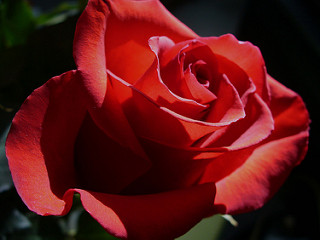
#> input picture dwt/3/394990940_7af082cf8d_n.jpg, 320 x 240 px, found by its file name
$ python 11.py
#> lines starting #> are read from the running program, lines starting #| are printed output that depends on the picture
import pywt
import numpy as np
import cv2
from skimage.metrics import peak_signal_noise_ratio as psnr
import matplotlib.pyplot as plt


# 添加高斯噪声的函数
def add_gaussian_noise(image, mean=0, std=25):
    noise = np.random.normal(mean, std, image.shape).astype(np.float32)
    noisy_image = np.clip(image + noise, 0, 255).astype(np.uint8)
    return noisy_image


# 小波去噪的函数
def wavelet_denoising(noisy_image, wavelet='db1', level=3):
    # 分通道处理
    denoised_channels = []
    for channel in cv2.split(noisy_image):
        # 小波分解
        coeffs = pywt.wavedec2(channel, wavelet=wavelet, level=level)

        # 估计噪声标准差
        detail_coeffs = coeffs[-1][0]  # 使用最后一级细节系数
        noise_std = np.median(np.abs(detail_coeffs)) / 0.6745

        # 计算全局阈值
        def universal_threshold(coeff, noise_std):
            return noise_std * np.sqrt(2 * np.log(coeff.size))

        threshold = universal_threshold(coeffs[0], noise_std)

        # 阈值处理（软阈值）
        def soft_threshold(coeff, threshold):
            return np.sign(coeff) * np.maximum(np.abs(coeff) - threshold, 0)

        denoised_coeffs = [coeffs[0]]  # 保留近似系数
        denoised_coeffs.extend([tuple(soft_threshold(c, threshold) for c in detail) for detail in coeffs[1:]])

        # 小波重构
        denoised_channel = pywt.waverec2(denoised_coeffs, wavelet=wavelet)
        denoised_channel = np.clip(denoised_channel, 0, 255).astype(np.uint8)
        denoised_channels.append(denoised_channel)

    # 合并通道
    denoised_image = cv2.merge(denoised_channels)
    return denoised_image


# 主函数
def main():
    # 读取图像
    image = cv2.imread('/dwt/3/394990940_7af082cf8d_n.jpg')
#> image is the input picture: shape (240, 320, 3); mean B, G, R 20.5, 20.5, 88.8
    if image is None:
        raise FileNotFoundError("Input image not found. Please make sure 'input_image.jpg' exists.")

    # 添加噪声
    noisy_image = add_gaussian_noise(image)
#> in add_gaussian_noise, `noisy_image = np.clip(image + noise, 0, 255).astype(np.uint8)`:
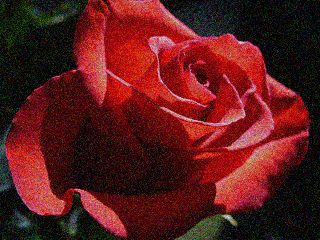
#> noisy_image: shape (240, 320, 3); mean B, G, R 26.2, 26.2, 90.8

    # 小波去噪并实验不同的小波基
    wavelets = ['db5', 'sym5', 'coif5']
    results = []

    for wavelet in wavelets:
        denoised_image = wavelet_denoising(noisy_image, wavelet=wavelet, level=3)
        psnr_value = psnr(image, denoised_image, data_range=255)
        results.append((wavelet, psnr_value, denoised_image))
#> this loop made 3 passes
#> psnr_value on passes 1 to 3: 25.98, 26.11, 26.05
#> pass 1, in main, `denoised_image = wavelet_denoising(noisy_image, wavelet=wavelet, level..`:
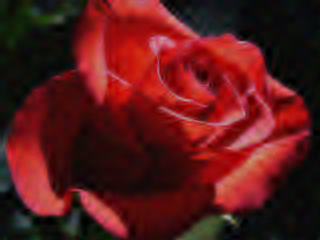
#> denoised_image: shape (240, 320, 3); mean B, G, R 25.7, 25.7, 90.3
#> pass 2, in main, `denoised_image = wavelet_denoising(noisy_image, wavelet=wavelet, level..`:
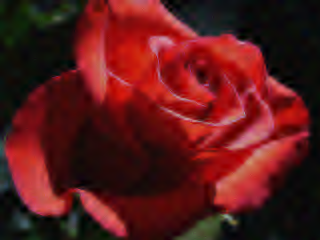
#> denoised_image: shape (240, 320, 3); mean B, G, R 25.7, 25.7, 90.3
#> after the loop, results = 3 items

    # 显示结果
    print("\nResults:")
    for wavelet, psnr_value, _ in results:
        print(f"Wavelet: {wavelet}, PSNR: {psnr_value:.2f}")
#> this loop made 3 passes
#| Wavelet: db5, PSNR: 25.98
#| Wavelet: sym5, PSNR: 26.11
#| Wavelet: coif5, PSNR: 26.05

    # 可视化示例
    fig, axs = plt.subplots(1, len(results) + 2, figsize=(15, 5))
    axs[0].imshow(cv2.cvtColor(image, cv2.COLOR_BGR2RGB))
    axs[0].set_title('Original')
    axs[0].axis('off')

    axs[1].imshow(cv2.cvtColor(noisy_image, cv2.COLOR_BGR2RGB))
    axs[1].set_title('Noisy')
    axs[1].axis('off')

    for i, (wavelet, _, denoised_image) in enumerate(results):
        axs[i + 2].imshow(cv2.cvtColor(denoised_image, cv2.COLOR_BGR2RGB))
        axs[i + 2].set_title(f"{wavelet} Denoised")
        axs[i + 2].axis('off')
#> this loop made 3 passes
#> wavelet on passes 1 to 3: 'db5', 'sym5', 'coif5'

    plt.tight_layout()
    plt.show()
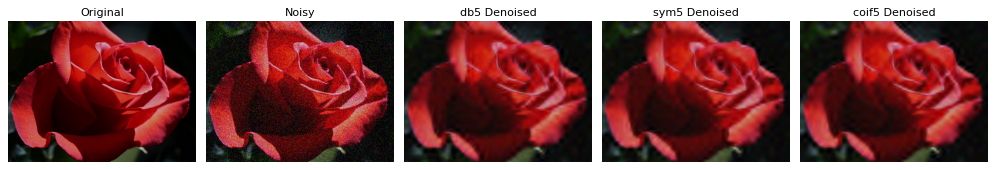
#> figure drawn by matplotlib, 5 panels


if __name__ == '__main__':
    main()
